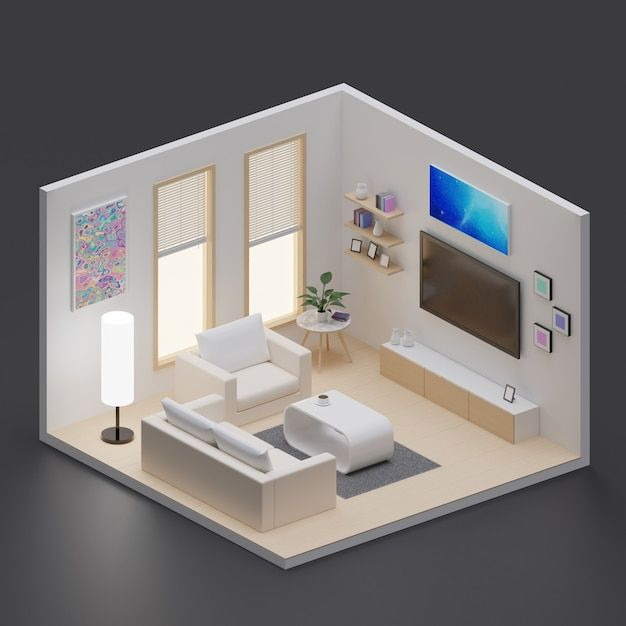
#> input picture assets/test_images/3dmodel.jpg, 626 x 626 px
$ python -i enhance.py   (imports and definitions only)   (older library calls are emulated)
#> lines starting #> are read from the running program, lines starting #| are printed output that depends on the picture
#> further down, picture is the input picture: PIL image 626x626 RGB; mean R, G, B 123.9, 120.3, 118.3
"""
Crop enhancement: give the generator the best possible look at each object.

TripoSR reconstructs a clean, well-lit, reasonably large object well. What
it actually receives from a room photo is often a 90x120 pixel patch of a
dim shelf, upscaled to 512 and therefore soft, low-contrast and half in
shadow. The blobby meshes that come back are not really a model failure —
they are the honest output for that input.

Nothing here invents detail. Upscaling a 90px crop to 512 cannot create
information that was never captured, and any module claiming otherwise is
lying. What these steps do is make the information that *is* present easier
for the model to use:

  - **CLAHE** pulls local contrast out of shadowed regions. A dark sofa
    against a dark wall carries plenty of shape cues; they are just
    compressed into a few levels of the histogram.
  - **Unsharp masking** restores the acutance that any upscale removes,
    which matters because the generator keys off edges.
  - **Honest reporting** of the native crop size, so a genuinely
    unrecoverable object can be identified as such rather than silently
    reconstructed into a blob.

That last one is the important part. `assess_crop` exists so the pipeline
can say "this object was only 70 pixels across, do not trust the mesh"
instead of pretending every input is equal.
"""

from __future__ import annotations

from dataclasses import dataclass

import numpy as np
from PIL import Image


@dataclass
class EnhanceParams:
    """Tunables for crop enhancement. Conservative by default."""

    # Local contrast. 2.0 is a moderate lift; higher starts amplifying
    # sensor noise in dark regions, which the generator reads as texture.
    clahe_clip_limit: float = 2.0
    clahe_grid: int = 8
    use_clahe: bool = True

    # Unsharp mask. Applied *after* the resize, since the resize is what
    # costs the acutance.
    unsharp_amount: float = 0.6
    unsharp_radius: float = 1.4
    use_unsharp: bool = True

    # Below this many pixels on the crop's longest side, the object simply
    # was not captured in enough detail for a meaningful reconstruction.
    # Not enforced here — reported, so the caller can decide.
    min_native_px: int = 96
    # Upscaling further than this is pure interpolation; flagged as such.
    max_useful_upscale: float = 4.0


@dataclass
class CropQuality:
    """How much real information this crop actually carries."""

    native_px: int          # longest side in the source image
    output_px: int          # longest side after resizing for the generator
    upscale: float          # output / native
    sharpness: float        # variance of Laplacian, higher = crisper
    mean_luma: float        # 0-255; very low means a shadowed object
    contrast: float         # std of luma

    @property
    def too_small(self) -> bool:
        return self.native_px < 96

    @property
    def over_upscaled(self) -> bool:
        return self.upscale > 4.0

    # [49 lines left out: functions summary, warnings, measure_quality, not called in this run]


def apply_clahe(image: Image.Image, params: EnhanceParams) -> Image.Image:
    """Contrast-limited adaptive histogram equalisation on luminance only.

    Operating on L in LAB rather than on RGB is what keeps colours intact —
    equalising the channels independently shifts hue, and a sofa that comes
    back the wrong colour is worse than one that comes back dark.
    """
    try:
        import cv2
    except ImportError:
        return image

    rgb = np.asarray(image.convert("RGB"))
    lab = cv2.cvtColor(rgb, cv2.COLOR_RGB2LAB)
#> lab: shape (626, 626, 3); mean of channels 0, 1, 2 127, 129.4, 129.6
    clahe = cv2.createCLAHE(
        clipLimit=params.clahe_clip_limit,
        tileGridSize=(params.clahe_grid, params.clahe_grid),
    )
    lab[:, :, 0] = clahe.apply(lab[:, :, 0])
#> lab: shape (626, 626, 3); mean of channels 0, 1, 2 121.7, 129.4, 129.6
    return Image.fromarray(cv2.cvtColor(lab, cv2.COLOR_LAB2RGB))
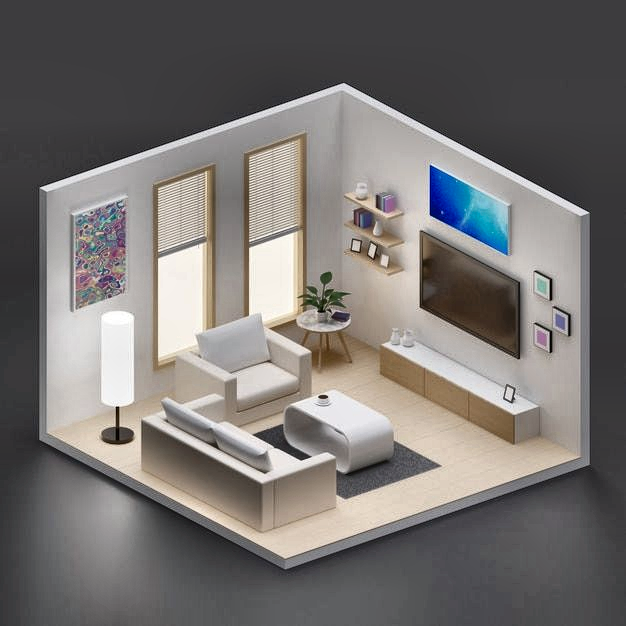
#> returned value: PIL image 626x626 RGB; mean R, G, B 118.7, 115, 112.9


def apply_unsharp(image: Image.Image, params: EnhanceParams) -> Image.Image:
    """Unsharp mask: original + amount * (original - blurred)."""
    try:
        import cv2
    except ImportError:
        return image

    rgb = np.asarray(image.convert("RGB")).astype(np.float32)
    blurred = cv2.GaussianBlur(rgb, (0, 0), params.unsharp_radius)
    sharpened = rgb + params.unsharp_amount * (rgb - blurred)
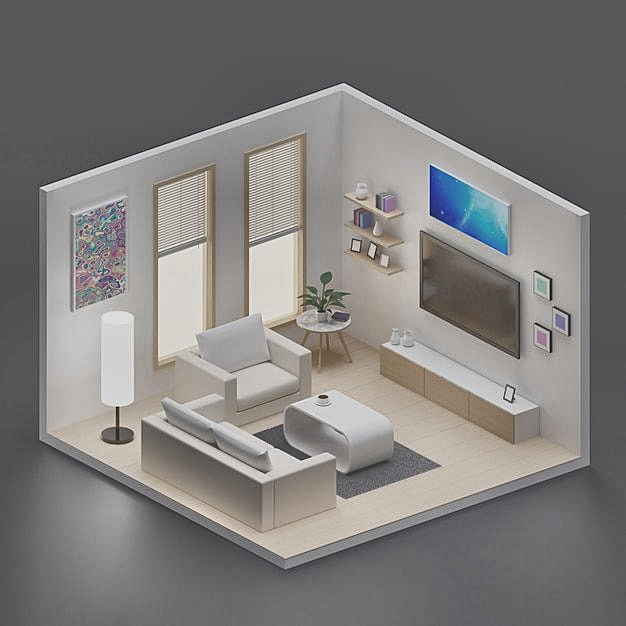
#> sharpened: shape (626, 626, 3) float32; mean R, G, B 118.7, 115, 112.9; drawn with min black and max white
    return Image.fromarray(np.clip(sharpened, 0, 255).astype(np.uint8))


def enhance(
    image: Image.Image,
    params: EnhanceParams | None = None,
    protect_mask: np.ndarray | None = None,
) -> Image.Image:
    """Enhance a prepared object crop for the generator.

    `protect_mask` marks the flat background region a crop was composited
    onto. CLAHE run over that flat grey would stretch its noise into visible
    banding, and the generator reads banding as geometry — so the background
    is restored afterwards.
    """
    params = params or EnhanceParams()
    out = image.convert("RGB")
    before = np.asarray(out).copy()

    if params.use_clahe:
        out = apply_clahe(out, params)
    if params.use_unsharp:
        out = apply_unsharp(out, params)

    if protect_mask is not None:
        arr = np.asarray(out).copy()
        keep = ~np.asarray(protect_mask, dtype=bool)
        if keep.shape == arr.shape[:2]:
            arr[keep] = before[keep]
            out = Image.fromarray(arr)

    return out

>>> from PIL import Image
>>> picture = Image.open('../assets/test_images/3dmodel.jpg')
>>> result = enhance(picture)

$ run again, on assets/test_images/ChatGPT Image Aug 10, 2026, 12_18_58 AM.png
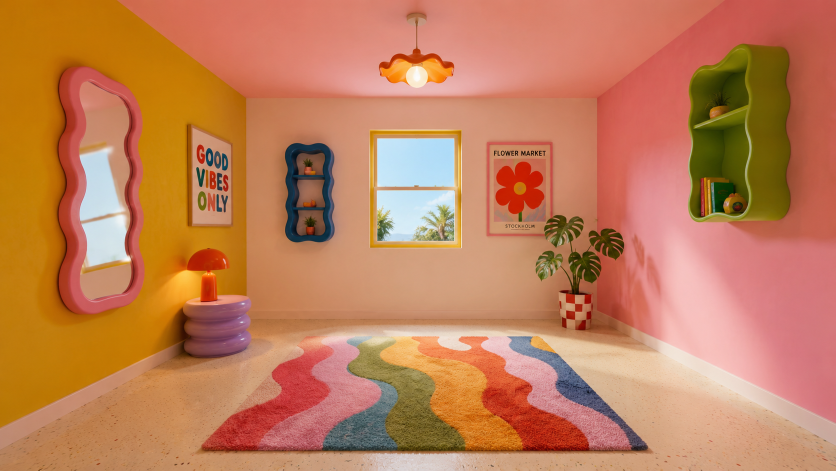
#> input picture assets/test_images/ChatGPT Image Aug 10, 2026, 12_18_58 AM.png, 1672 x 941 px (shown at 1/2 size)
#> picture is the input picture: PIL image 1672x941 RGB; mean R, G, B 193, 126.5, 87.6
#> in apply_clahe, `return Image.fromarray(cv2.cvtColor(lab, cv2.COLOR_LAB2RGB))`:
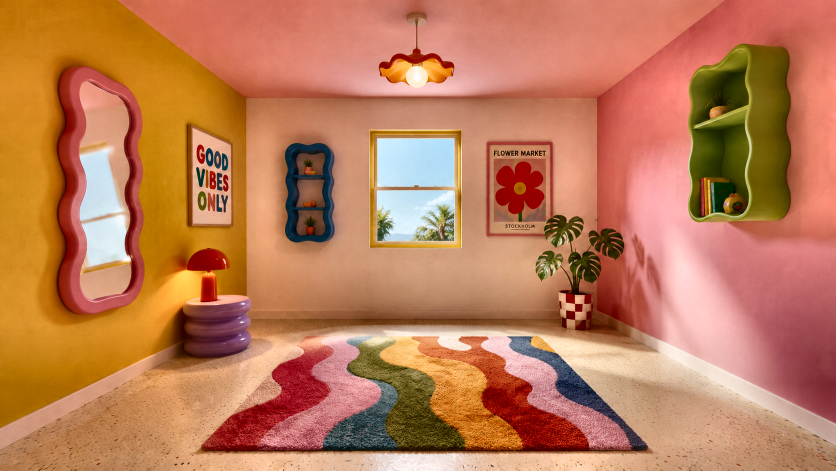
#> returned value: PIL image 1672x941 RGB (shown at 1/2 size); mean R, G, B 189.6, 123.7, 86.7
#> in apply_unsharp, `sharpened = rgb + params.unsharp_amount * (rgb - blurred)`:
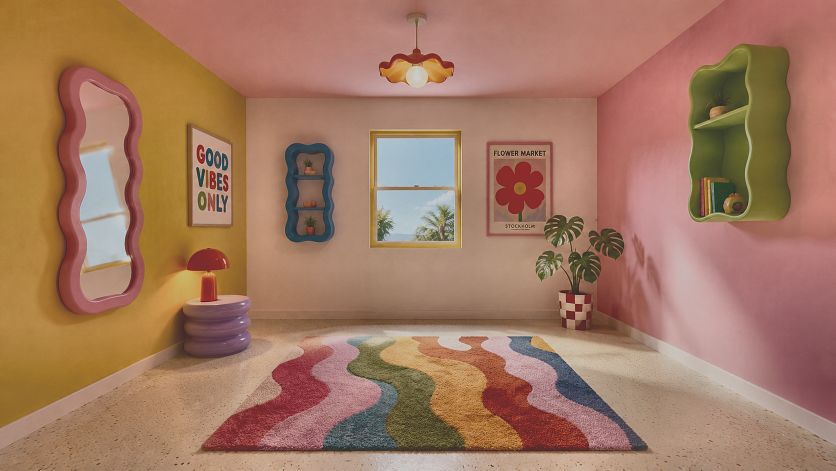
#> sharpened: shape (941, 1672, 3) float32 (shown at 1/2 size); mean R, G, B 189.7, 123.7, 86.7; drawn with min black and max white
